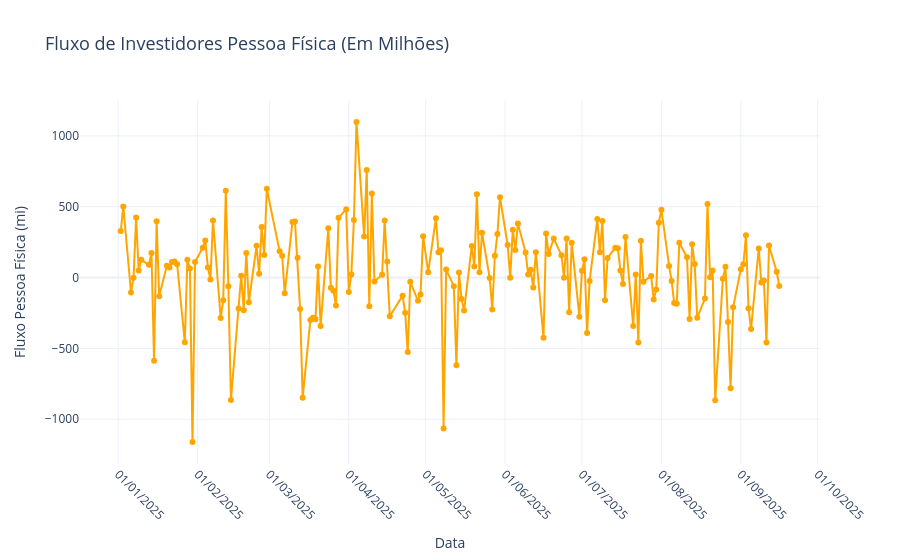

Notebook cell for this chart:
### Markdown cell above
# Fluxo de Investidores Pessoa Física

### Code cell
import pandas as pd
import requests
from bs4 import BeautifulSoup
import plotly.graph_objects as go
from datetime import datetime

# URL do site
url = "https://www.dadosdemercado.com.br/fluxo"

# Fazer a requisição HTTP para obter o conteúdo da página
response = requests.get(url)
if response.status_code == 200:
    soup = BeautifulSoup(response.content, 'html.parser')

    # Encontrar a tabela na página
    tabela_html = soup.find('table')  # Localiza a primeira tabela na página
    if tabela_html:
        # Ler a tabela HTML com pandas
        tabela = pd.read_html(str(tabela_html))[0]

        # Verificar os nomes das colunas
        print("Colunas disponíveis na tabela:", tabela.columns)

        # Garantir que a coluna 'Data' esteja no formato datetime
        tabela['Data'] = pd.to_datetime(tabela['Data'], format='%d/%m/%Y', errors='coerce')

        # Verificar se a coluna 'Pessoa física' existe
        if 'Pessoa física' in tabela.columns:
            # Converter os valores da coluna 'Pessoa física' para numérico
            tabela['Pessoa física'] = tabela['Pessoa física'].str.replace(' mi', '')  # Remover 'mi'
            tabela['Pessoa física'] = tabela['Pessoa física'].str.replace('.', '', regex=False)  # Remover separadores de milhares
            tabela['Pessoa física'] = tabela['Pessoa física'].str.replace(',', '.', regex=False).astype(float)

            # Filtrar os dados a partir do início do ano atual
            inicio_ano = datetime(datetime.now().year, 1, 1)  # Primeiro dia do ano atual
            tabela_filtrada = tabela[tabela['Data'] >= inicio_ano]

            # Criar o gráfico de linha com a coluna 'Pessoa física'
            fig = go.Figure()

            # Adicionar a linha conectando os valores de 'Pessoa física'
            fig.add_trace(go.Scatter(
                x=tabela_filtrada['Data'],  # Eixo X: coluna Data
                y=tabela_filtrada['Pessoa física'],  # Eixo Y: fluxo pessoa física
                mode='lines+markers',
                name='Pessoa física',
                line=dict(color='orange'),
                marker=dict(size=6, color='orange', symbol='circle')
            ))

            # Personalizar o layout
            fig.update_layout(
                title='Fluxo de Investidores Pessoa Física (Em Milhões)',
                xaxis_title='Data',
                yaxis_title='Fluxo Pessoa Física (mi)',
                template='plotly_white',
                xaxis=dict(
                    tickformat='%d/%m/%Y',  # Formatar as datas no eixo X
                    tickangle=45,           # Rotacionar os rótulos do eixo X
                    showgrid=True,          # Mostrar linhas de grade no eixo X
                    tickmode='auto',        # Ajustar automaticamente os rótulos
                    nticks=10               # Limitar o número de rótulos no eixo X
                ),
                yaxis=dict(
                    showgrid=True,          # Mostrar linhas de grade no eixo Y
                    rangemode='tozero'      # Garantir que o eixo Y comece no zero
                ),
                title_font_size=18,
                xaxis_title_font_size=14,
                yaxis_title_font_size=14
            )

            # Exibir o gráfico
            fig.show()
        else:
            print("A coluna 'Pessoa física' não foi encontrada na tabela. Verifique os nomes das colunas.")
    else:
        print("Tabela não encontrada na página.")
else:
    print(f"Erro ao acessar o site: {response.status_code}")

### Figure 1 — Plotly figure (JSON) as saved in the notebook; plotly's stock layout.template omitted (floating-point values rounded to 4 significant figures; data arrays with more than 128 entries replaced by an {"elided": "..."} marker saying what was removed)
{"data": [{"line": {"color": "orange"}, "marker": {"color": "orange", "size": 6, "symbol": "circle"}, "mode": "lines+markers", "name": "Pessoa física", "type": "scatter", "x": {"elided": "178 str values"}, "y": {"elided": "178 float values"}}], "layout": {"title": {"font": {"size": 18}, "text": "Fluxo de Investidores Pessoa Física (Em Milhões)"}, "xaxis": {"nticks": 10, "showgrid": true, "tickangle": 45, "tickformat": "%d/%m/%Y", "tickmode": "auto", "title": {"font": {"size": 14}, "text": "Data"}}, "yaxis": {"rangemode": "tozero", "showgrid": true, "title": {"font": {"size": 14}, "text": "Fluxo Pessoa Física (mi)"}}}}
